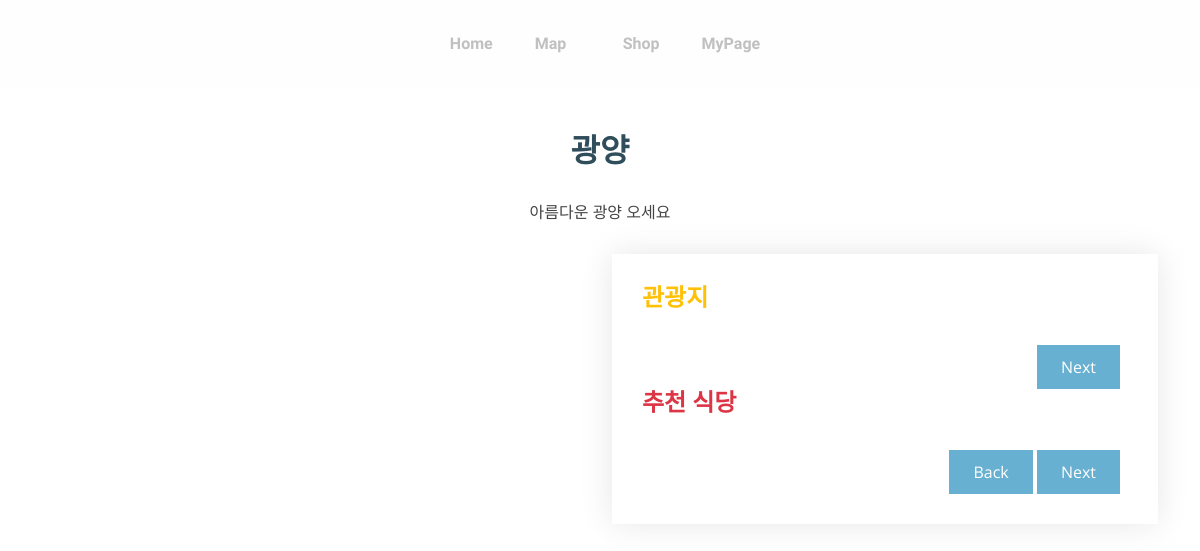
/gwangyang/, run on an earlier commit of the app's database.
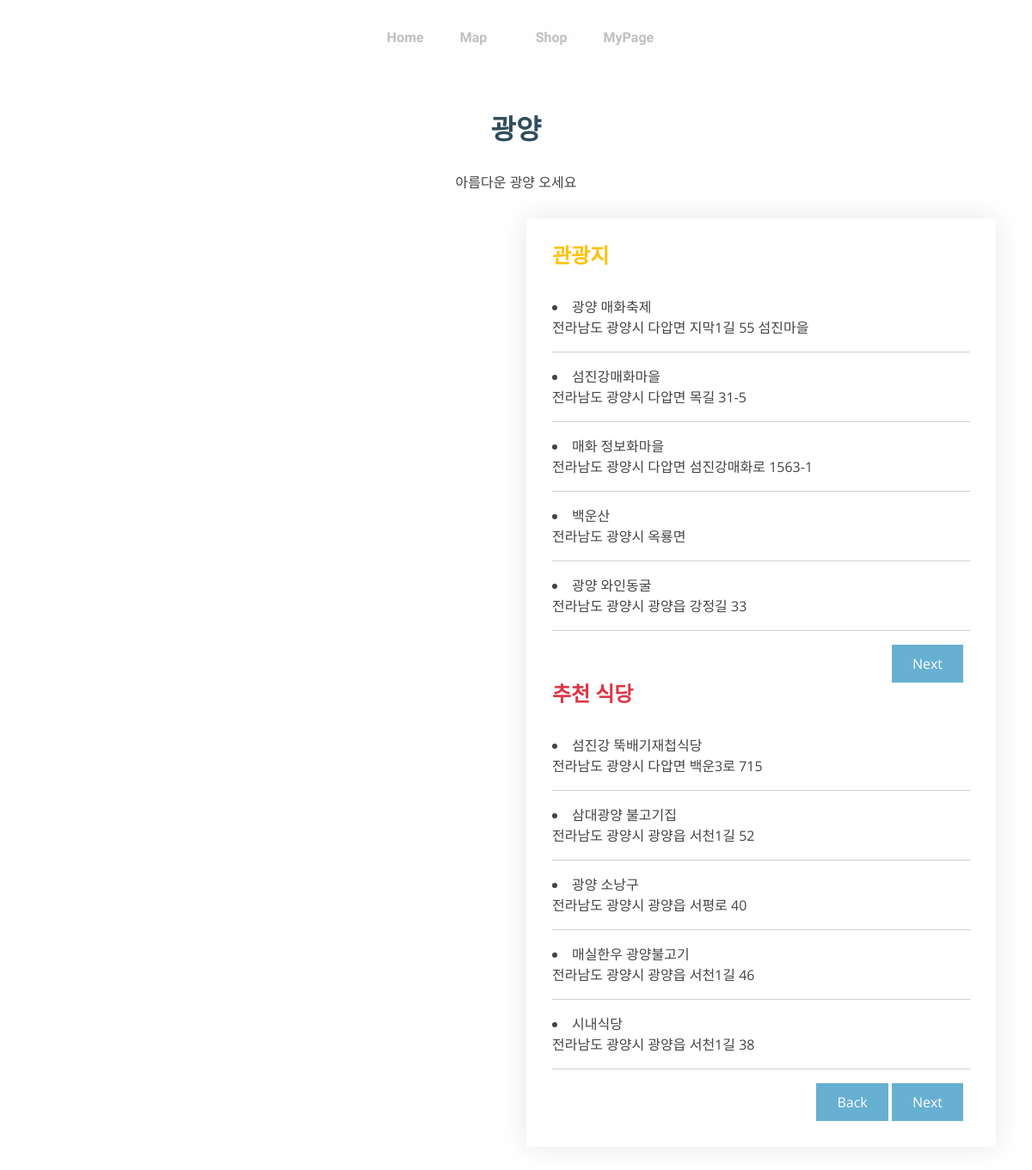
And on a later commit of the database.
### myapp/models.py (models this page shows)
class gwangyangVisit(models.Model): #이름,위치,위도,경도
    name=models.CharField(max_length=15)
    location=models.CharField(max_length=50, default='')
    latitude=models.FloatField(default=0.0)
    longitude=models.FloatField(default=0.0)

class gwangyangRestaurant(models.Model): #이름,위치,위도,경도
    name=models.CharField(max_length=15)
    location=models.CharField(max_length=50, default='')
    latitude=models.FloatField(default=0.0)
    longitude=models.FloatField(default=0.0)

### myapp/views.py (the view)
# urls.py: path('gwangyang/', myapp_views.gwangyang, name='gwangyang'),
def gwangyang(request):
    restaurants = gwangyangRestaurant.objects.all
    visit = gwangyangVisit.objects.all
    return render(request, 'gwangyang.html', {'restaurants':restaurants, 'visit':visit})

### myapp/templates/gwangyang.html (shortened to what this page needs)
{% load static %}
<!DOCTYPE html>
<html lang="en">
<head>
  <link href="{% static '/vendor/aos/aos3.css' %}" rel="stylesheet">
  <link href="{% static '/vendor/bootstrap/css/bootstrap.min3.css' %}" rel="stylesheet">
  <link href="{% static '/vendor/bootstrap-icons/bootstrap-icons3.css' %}" rel="stylesheet">
  <link href="{% static '/vendor/boxicons/css/boxicons.min3.css' %}" rel="stylesheet">
  <link href="{% static '/vendor/glightbox/css/glightbox.min3.css' %}" rel="stylesheet">
  <link href="{% static '/vendor/swiper/swiper-bundle.min3.css' %}" rel="stylesheet">
  <link href="{% static '/css/style3.css'%}" rel="stylesheet">
  <link href="{% static '/css/mapcustom.css'%}" rel="stylesheet">
</head>
<body>
  <header id="header" class="header fixed-top d-flex align-items-center header-transparent">
    <div class="container d-flex align-items-center justify-content-between">
      <nav id="navbar" class="navbar">
        <ul>
          <li><a href="{% url 'home' %}">Home</a></li>
          <li class="dropdown">
            <a href="#"
              ><span>Map</span>
              <i class="bi bi-chevron-down dropdown-indicator"></i
            ></a>
          </li>
          <li><a href="{% url 'product' %}">Shop</a></li>
          <li><a href="{% url 'mypage' %}">MyPage</a></li>
        </ul>
      </nav>
    </div>
  </header>
    <section id="contact" class="contact ">
      <div class="container" data-aos="fade-up">
        <div class="section-title">
          <br/><br/><br/>
          <h2>광양</h2>
          <p>아름다운 광양 오세요</p>
        </div>
        <div class="row">
          <div class="col-lg-6 ">
    <div id="map" class="mb-4 mb-lg-0" style="width: 650px; height: 600px"></div>
          </div>
          <div class="col-lg-6 ">
            <form action="forms/contact.php" method="post" role="form" class="php-email-form">
              <div class="form-group">
                <h4 class="text-warning"><strong>관광지</strong></h4><br/>
                {% for v in visit %} <li>{{v.name}}</li> {{v.location}}<hr/>  {% endfor %}
                <div class="text-end"><button type="submit" class="me-md-2">Next</button></div>
                <h4 class="text-danger"><strong>추천 식당</strong></h4><br/>
                {% for re in restaurants %} <li>{{re.name}}</li> {{re.location}}<hr/> {% endfor %}
                <div class="text-end">
                  <button type="submit" class="" onclick="location.href='../'">Back</button>
                  <button type="submit" class="me-md-2 text-right">Next</button>
              </div>
            </form>
          </div>
        </div>
      </div>
    </section>
</body>
</html>

### myapp/static/css/style3.css (style rules this page uses)
body { font-family: "Open Sans", sans-serif; color: #444444; }
a { text-decoration: none; color: #67b0d1; }
h1, h2, h3, h4, h5, h6 { font-family: "Raleway", sans-serif; }
#header { transition: all 0.5s; z-index: 997; transition: all 0.5s; padding: 24px 0; background: rgba(103, 176, 209, 0.8); }
#header.header-transparent { background: transparent; }
.navbar { padding: 0; }
.navbar ul { margin: 0; padding: 0; display: flex; list-style: none; align-items: center; }
.navbar li { position: relative; }
.navbar a, .navbar a:focus { display: flex; align-items: center; justify-content: space-between; padding: 8px 16px; margin-left: 10px; font-family: "Raleway", sans-serif; font-size: 16px; font-weight: 700; color: #fff; white-space: nowrap; transition: 0.3s; }
.navbar a i, .navbar a:focus i { font-size: 12px; line-height: 0; margin-left: 5px; }
section { padding: 60px 0; overflow: hidden; }
.section-title { text-align: center; padding-bottom: 30px; }
.section-title h2 { font-size: 32px; font-weight: bold; position: relative; margin-bottom: 30px; color: #2f4d5a; z-index: 2; }
.section-title h2::after { content: ""; position: absolute; left: 50%; top: 50%; transform: translate(-50%, -50%); width: 122px; height: 66px; background: url(../img/section-title-bg.png) no-repeat; z-index: -1; }
.section-title p { margin-bottom: 0; }
.contact { padding-bottom: 80px; }
.contact .php-email-form { box-shadow: 0 0 30px rgba(214, 215, 216, 0.6); padding: 30px; background: #fff; }
.contact .php-email-form button[type="submit"] { background: #67b0d1; border: 0; padding: 10px 24px; color: #fff; transition: 0.4s; }

### myapp/static/css/mapcustom.css (style rules this page uses)
a { color: #060606; text-decoration: none; background-color: transparent; }
#header.header-transparent { background: rgb(254, 254, 254); }
.navbar { padding: 0; }
.navbar ul { margin: 0; padding: 0; display: flex; list-style: none; align-items: center; }
.navbar li { position: relative; }
.navbar a, .navbar a:focus { display: flex; align-items: center; justify-content: space-between; padding: 8px 16px; margin-left: 10px; font-family: "Raleway", sans-serif; font-size: 16px; font-weight: 700; color: rgba(9, 9, 9, 0.25); white-space: nowrap; transition: 0.3s; }

What changed in the data, as far as the page shows it:
added gwangyangVisit: name "광양 매화축제", location "전라남도 광양시 다압면 지막1길 55 섬진마을"
added gwangyangVisit: name "섬진강매화마을", location "전라남도 광양시 다압면 목길 31-5"
added gwangyangVisit: name "매화 정보화마을", location "전라남도 광양시 다압면 섬진강매화로 1563-1"
added gwangyangVisit: name "백운산", location "전라남도 광양시 옥룡면"
added gwangyangVisit: name "광양 와인동굴", location "전라남도 광양시 광양읍 강정길 33"
added gwangyangRestaurant: name "섬진강 뚝배기재첩식당", location "전라남도 광양시 다압면 백운3로 715"
added gwangyangRestaurant: name "삼대광양 불고기집", location "전라남도 광양시 광양읍 서천1길 52"
added gwangyangRestaurant: name "광양 소낭구", location "전라남도 광양시 광양읍 서평로 40"
added gwangyangRestaurant: name "매실한우 광양불고기", location "전라남도 광양시 광양읍 서천1길 46"
added gwangyangRestaurant: name "시내식당", location "전라남도 광양시 광양읍 서천1길 38"
